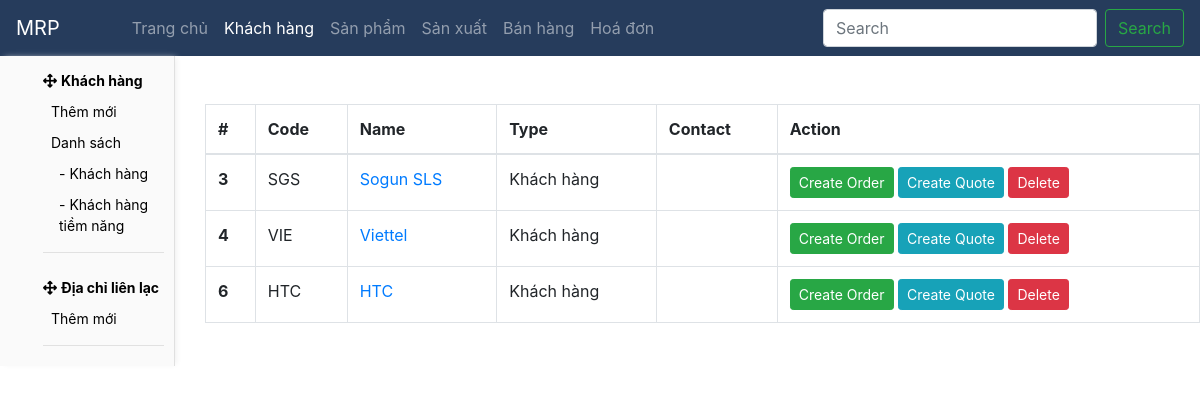
The app's page /customer/customer_normal_list, older data.
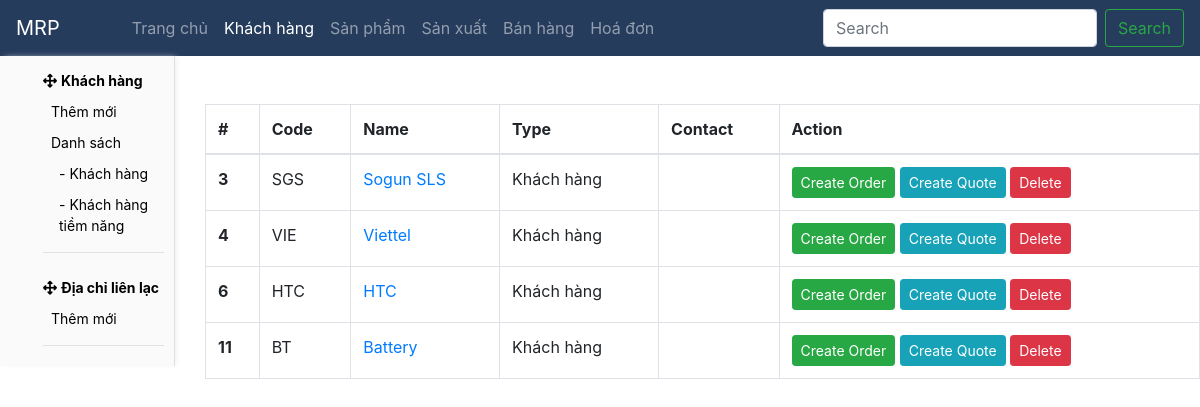
The same page, newer data.
### core/models.py (models this page shows, shortened)
class Customer(models.Model):
    name = models.CharField(max_length=50)
    code = models.CharField(max_length=5, blank=True, null=True, unique=True)
    logo = models.ImageField(upload_to='company_logo/', blank=True, null=True, default='company_logo/default.jpg')
    type = models.CharField(max_length=50, choices=CUSTOMER_TYPE, default='Khách hàng')
    zip_code = models.CharField(max_length=50, blank=True, null=True)
    size = models.CharField(max_length=50, choices=COMPANY_SIZE, blank=True, null=True)
    status = models.CharField(max_length=50, choices=CUSTOMER_STATUS, default='Active')
    note = models.TextField(max_length=1000, blank=True, null=True)

### core/views.py (the view)
# urls.py: path('customer/customer_normal_list', customer_normal_list, name='customer_normal_list'),
def customer_normal_list(request):
    return render(request, 'customer/customer_normal_list.html', {'customers': Customer.objects.filter(type='Khách hàng'), })

### core/templates/customer/customer_normal_list.html (shortened to what this page needs)
{% extends "base.html" %}
{% block sidebar %}
  {% include "sidebar/customer.html" %}
{% endblock sidebar %}
{% block content %}
  <table class="table table-bordered mt-5">
    <thead>
      <tr>
        <th scope="col">#</th>
        <th scope="col">Code</th>
        <th scope="col">Name</th>
        <th scope="col">Type</th>
        <th scope="col">Contact</th>
        <th scope="col">Action</th>
      </tr>
    </thead>
    <tbody>
      {% for customer in customers %}
        <tr>
          <th scope="row">{{ customer.id }}</th>
          <td>{{ customer.code }}</td>
          <td><a href="{% url 'customer_detail' customer.id %}">{{ customer.name }}</a></td>
          <td>{{ customer.type }}</td>
          <td>{% for contact in customer.customer_contact.all %}<div>{{ contact.label }} - {{ contact.phone }}</div>{% endfor %}</td>
          <td>
            <a href="{% url 'order_add' customer.id %}" class="btn btn-sm btn-success">Create Order</a>
            <a href="#" class="btn btn-sm btn-info">Create Quote</a>
            <a class="btn btn-sm btn-danger" onclick="confirm('delete?')?window.location.href='{% url 'customer_delete' customer.id %}':">Delete</a>
          </td>
        </tr>
      {% endfor %}
    </tbody>
  </table>
{% endblock content %}

Row changes from the older to the newer data that the page shows:
added Customer: id "11", code "BT", name "Battery", type "Khách hàng"
